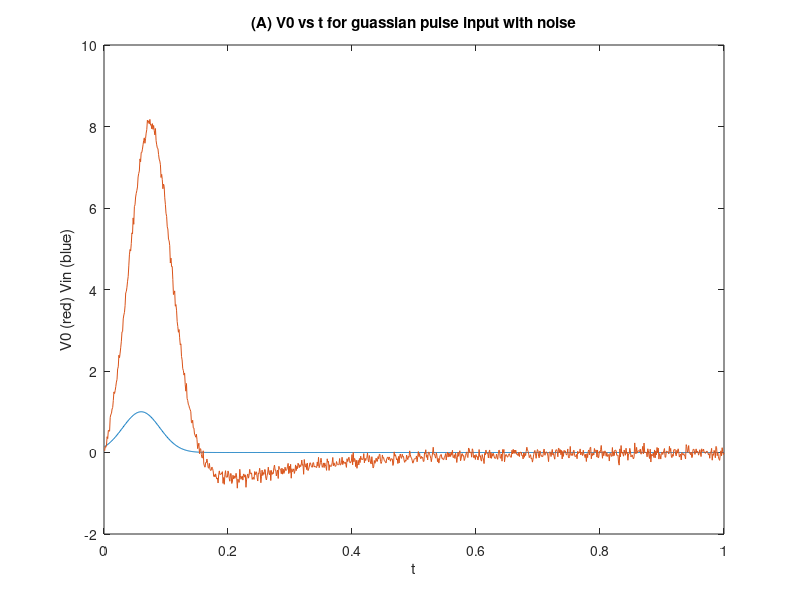
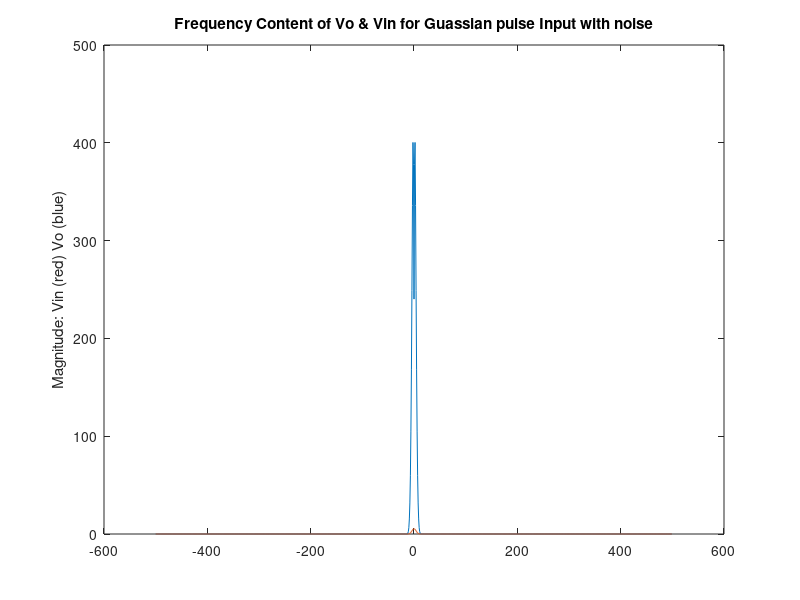
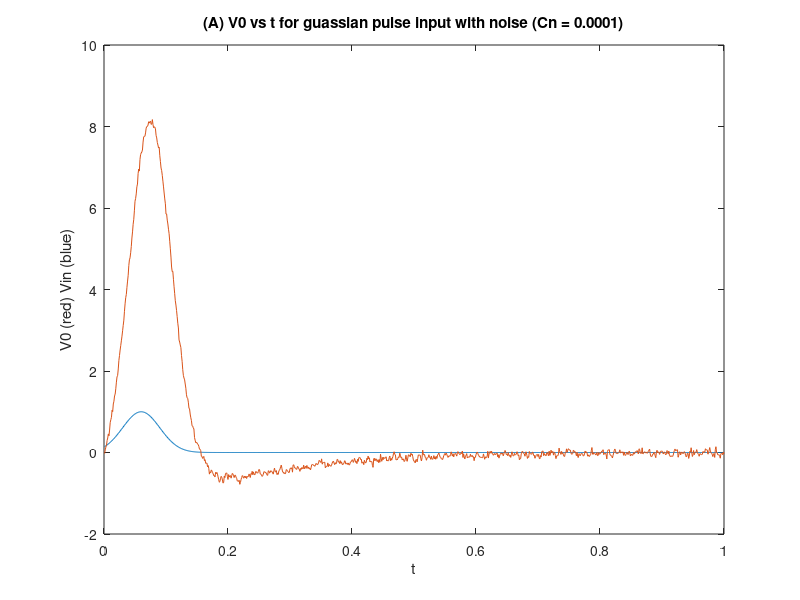
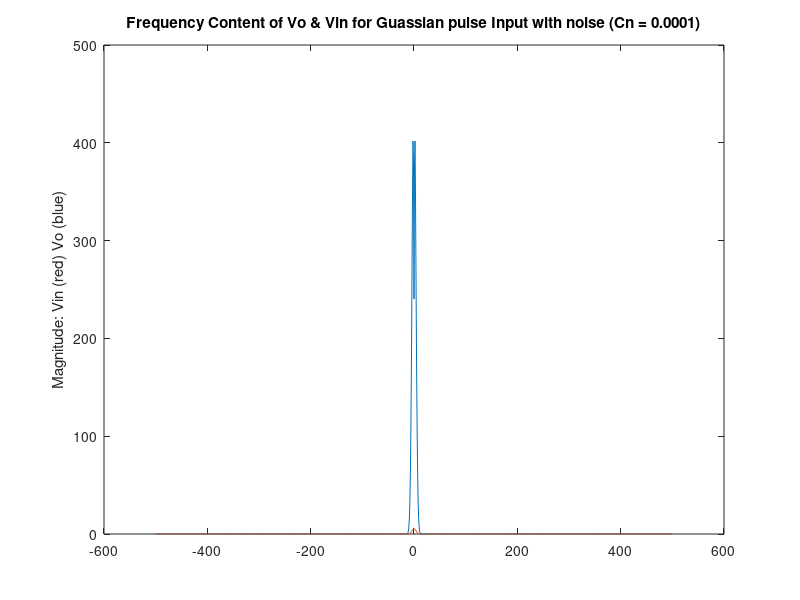

Write MATLAB code to recreate these figures, in order.
%% Part 3: Circuit With Noise
% In this section, a current source and capacitor was added in parallel
% with R3 to simulate noise. Therefore, a new G and C matrix was
% formulated.

G = zeros(6, 6); 

%Conductances(1/R):
G1 = 1;
G2 = 0.5;
G3 = 0.1;
G4 = 10;
G0 = 0.001;

%Additional Parameters:
alpha = 100;
Cval = 0.25;
L = 0.2;

Cn = 0.00001; 

G(1, 1) = 1;                                    % 1
G(2, 1) = -G1; G(2, 2) = G1 + G2;               % 2
G(3 ,2) = -1; G(3, 4) = 1;                      % iL
G(4, 3) = -1; G(4, 4) = G3; G(4, 7) = 1;        % 3
G(5, 5) = 1; G(5, 4) = -alpha*G3;               % 4
G(6, 6) = G4 + G0; G(6, 5) = -G4;               % 5
G(7, 7) = 1;                                    % In

C = zeros(7);

C(2, 1) = -Cval; C(2, 2) = Cval;
C(3, 3) = L;
C(4, 4) = Cn;

%% 
% The updated C matrix is:
C
%%

A = zeros(7); 
F = zeros(1, 7);
ii = 1; 
dt = 1.0/1000; 
Vold = zeros(7,1);
V = zeros(7,1);

for t = 0.001:0.001:1
    Vold = V;
    vin4(ii) = exp(-0.5 * power(((t - 0.06) / (0.03)), 2)); % guassian pulse
    In = randn * 0.001;
    F(7) = In; 
    F(1) = vin4(ii);
    A = (C / 0.001) + G;
    V = A \ ((C * Vold / 0.001) + F');
    
    vo4(ii) = V(6);
    ii = ii + 1; 
end

t = 0.001 : 0.001 : 1;
figure(12);
plot(t, vin4);
%title('(A) V1 vs t');
%ylabel('V1');
xlabel('t');
hold on
plot(t, vo4);
title('(A) V0 vs t for guassian pulse input with noise');
ylabel('V0 (red) Vin (blue)');
xlabel('t');
hold off

% Guassian with noise
fo = fft(vo4);
fs = (-1000/2:1000/2-1); 
p = abs(fftshift(fo)) .^ 2/1000;     
figure(13);
plot(fs,p);
hold on
fo = fft(vin4);
fs = (-1000/2:1000/2-1); 
p = abs(fftshift(fo)) .^ 2/1000;     
plot(fs,p);
title('Frequency Content of Vo & Vin for Guassian pulse Input with noise');
ylabel('Magnitude: Vin (red) Vo (blue)')
hold off

%%
% Next, the value of the newly added capacitor was varied to analyze its
% effect on the bandwidth. 

C(4, 4) = 0.0001; 

A = zeros(7); 
F = zeros(1, 7);
ii = 1; 
dt = 1.0/1000; 
Vold = zeros(7,1);
V = zeros(7,1);

for t = 0.001:0.001:1
    Vold = V;
    vin5(ii) = exp(-0.5 * power(((t - 0.06) / (0.03)), 2)); % guassian pulse
    In = randn * 0.001;
    F(7) = In; 
    F(1) = vin5(ii);
    A = (C / 0.001) + G;
    V = A \ ((C * Vold / 0.001) + F');
    
    vo5(ii) = V(6);
    ii = ii + 1; 
end

t = 0.001 : 0.001 : 1;
figure(14);
plot(t, vin5);
%title('(A) V1 vs t');
%ylabel('V1');
xlabel('t');
hold on
plot(t, vo5);
title('(A) V0 vs t for guassian pulse input with noise (Cn = 0.0001)');
ylabel('V0 (red) Vin (blue)');
xlabel('t');
hold off

% Guassian with noise
fo = fft(vo5);
fs = (-1000/2:1000/2-1); 
p = abs(fftshift(fo)) .^ 2/1000;     
figure(15);
plot(fs,p);
hold on
fo = fft(vin5);
fs = (-1000/2:1000/2-1); 
p = abs(fftshift(fo)) .^ 2/1000;     
plot(fs,p);
title('Frequency Content of Vo & Vin for Guassian pulse Input with noise (Cn = 0.0001)');
ylabel('Magnitude: Vin (red) Vo (blue)')
hold off

C(4, 4) = 0.001; 

A = zeros(7); 
F = zeros(1, 7);
ii = 1; 
dt = 1.0/1000; 
Vold = zeros(7,1);
V = zeros(7,1);

for t = 0.001:0.001:1
    Vold = V;
    vin6(ii) = exp(-0.5 * power(((t - 0.06) / (0.03)), 2)); % guassian pulse
    In = randn * 0.001;
    F(7) = In; 
    F(1) = vin6(ii);
    A = (C / 0.001) + G;
    V = A \ ((C * Vold / 0.001) + F');
    
    vo6(ii) = V(6);
    ii = ii + 1; 
end

t = 0.001 : 0.001 : 1;
figure(16);
plot(t, vin4);
%title('(A) V1 vs t');
%ylabel('V1');
xlabel('t');
hold on
plot(t, vo6);
title('(A) V0 vs t for guassian pulse input with noise (Cn = 0.001)');
ylabel('V0 (red) Vin (blue)');
xlabel('t');
hold off

% Guassian with noise
fo = fft(vo6);
fs = (-1000/2:1000/2-1); 
p = abs(fftshift(fo)) .^ 2/1000;     
figure(17);
plot(fs,p);
hold on
fo = fft(vin6);
fs = (-1000/2:1000/2-1); 
p = abs(fftshift(fo)) .^ 2/1000;     
plot(fs,p);
title('Frequency Content of Vo & Vin for Guassian pulse Input with noise (Cn = 0.001)');
ylabel('Magnitude: Vin (red) Vo (blue)')
hold off

C(4, 4) = 0.01; 

A = zeros(7); 
F = zeros(1, 7);
ii = 1; 
dt = 1.0/1000; 
Vold = zeros(7,1);
V = zeros(7,1);

for t = 0.001:0.001:1
    Vold = V;
    vin7(ii) = exp(-0.5 * power(((t - 0.06) / (0.03)), 2)); % guassian pulse
    In = randn * 0.001;
    F(7) = In; 
    F(1) = vin7(ii);
    A = (C / 0.001) + G;
    V = A \ ((C * Vold / 0.001) + F');
    
    vo7(ii) = V(6);
    ii = ii + 1; 
end

t = 0.001 : 0.001 : 1;
figure(18);
plot(t, vin7);
%title('(A) V1 vs t');
%ylabel('V1');
xlabel('t');
hold on
plot(t, vo7);
title('(A) V0 vs t for guassian pulse input with noise (Cn = 0.01)');
ylabel('V0 (red) Vin (blue)');
xlabel('t');
hold off

% Guassian with noise
fo = fft(vo7);
fs = (-1000/2:1000/2-1); 
p = abs(fftshift(fo)) .^ 2/1000;     
figure(19);
plot(fs,p);
hold on
fo = fft(vin7);
fs = (-1000/2:1000/2-1); 
p = abs(fftshift(fo)) .^ 2/1000;     
plot(fs,p);
title('Frequency Content of Vo & Vin for Guassian pulse Input with noise (Cn = 0.01)');
ylabel('Magnitude: Vin (red) Vo (blue)')
hold off

%%
% The capacitance begins to more clearly affect the bandwidth when the
% value approached 0.01 F. For this value, the bandwidth decreased, evident
% in comparing the frequency spectrums for this case (see figure 19) and
% the previous cases (see figures 17 and 15). The simulation results
% suggest that the bandwidth decreases as the capacitance increases. 

%% 
% Next, the number of timesteps were varied. 

C(4, 4) = 0.00001; 

A = zeros(7); 
F = zeros(1, 7);
ii = 1; 
dt = 1.0/100; 
Vold = zeros(7,1);
V = zeros(7,1);

for t = 0.001:0.01:1
    Vold = V;
    vin8(ii) = exp(-0.5 * power(((t - 0.06) / (0.03)), 2)); % guassian pulse
    In = randn * 0.001;
    F(7) = In; 
    F(1) = vin8(ii);
    A = (C / 0.01) + G;
    V = A \ ((C * Vold / 0.01) + F');
    
    vo8(ii) = V(6);
    ii = ii + 1; 
end

t = 0.001 : 0.01 : 1;
figure(20);
plot(t, vin8);
%title('(A) V1 vs t');
%ylabel('V1');
xlabel('t');
hold on
plot(t, vo8);
title('(A) V0 vs t for guassian pulse input with noise (100 timesteps)');
ylabel('V0 (red) Vin (blue)');
xlabel('t');
hold off

A = zeros(7); 
F = zeros(1, 7);
ii = 1; 
dt = 1.0/10000; 
Vold = zeros(7,1);
V = zeros(7,1);

for t = 0.001:0.0001:1
    Vold = V;
    vin9(ii) = exp(-0.5 * power(((t - 0.06) / (0.03)), 2)); % guassian pulse
    In = randn * 0.001;
    F(7) = In; 
    F(1) = vin9(ii);
    A = (C / 0.0001) + G;
    V = A \ ((C * Vold / 0.0001) + F');
    
    vo9(ii) = V(6);
    ii = ii + 1; 
end

t = 0.001 : 0.0001 : 1;
figure(21);
plot(t, vin9);
%title('(A) V1 vs t');
%ylabel('V1');
xlabel('t');
hold on
plot(t, vo9);
title('(A) V0 vs t for guassian pulse input with noise (10000 timesteps)');
ylabel('V0 (red) Vin (blue)');
xlabel('t');
hold off

%% Non-linearity
% In order to solve for a non-linear transconductance equation for the
% voltage source on the output stage, a new B matrix would need to be
% implemented. In addition, a jacobian matrix may be implemented in the
% program for the derivatives, which may present nested loops. Also, a H 
% matrix would be required in order to solve for the V matrix. 
